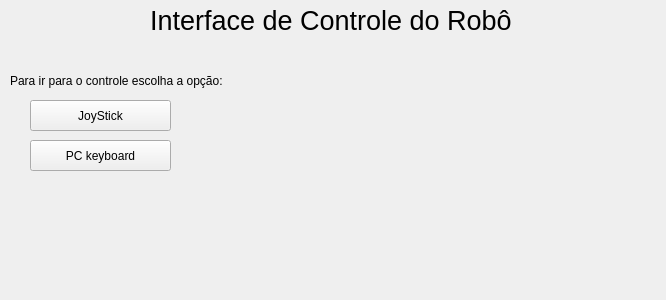
<?xml version="1.0" encoding="UTF-8"?>
<ui version="4.0">
 <class>Control</class>
 <widget class="QWidget" name="Control">
  <property name="enabled">
   <bool>true</bool>
  </property>
  <property name="geometry">
   <rect>
    <x>0</x>
    <y>0</y>
    <width>666</width>
    <height>300</height>
   </rect>
  </property>
  <property name="windowTitle">
   <string>Form</string>
  </property>
  <widget class="QLabel" name="label">
   <property name="geometry">
    <rect>
     <x>150</x>
     <y>10</y>
     <width>361</width>
     <height>21</height>
    </rect>
   </property>
   <property name="font">
    <font>
     <pointsize>20</pointsize>
    </font>
   </property>
   <property name="text">
    <string>Interface de Controle do Robô</string>
   </property>
  </widget>
  <widget class="QPushButton" name="pushButton">
   <property name="geometry">
    <rect>
     <x>30</x>
     <y>100</y>
     <width>141</width>
     <height>31</height>
    </rect>
   </property>
   <property name="text">
    <string>JoyStick</string>
   </property>
  </widget>
  <widget class="QLabel" name="label_2">
   <property name="geometry">
    <rect>
     <x>10</x>
     <y>70</y>
     <width>261</width>
     <height>21</height>
    </rect>
   </property>
   <property name="text">
    <string>Para ir para o controle escolha a opção:</string>
   </property>
  </widget>
  <widget class="QPushButton" name="pushButton_2">
   <property name="geometry">
    <rect>
     <x>30</x>
     <y>140</y>
     <width>141</width>
     <height>31</height>
    </rect>
   </property>
   <property name="text">
    <string>PC keyboard</string>
   </property>
  </widget>
 </widget>
 <resources/>
 <connections/>
</ui>
